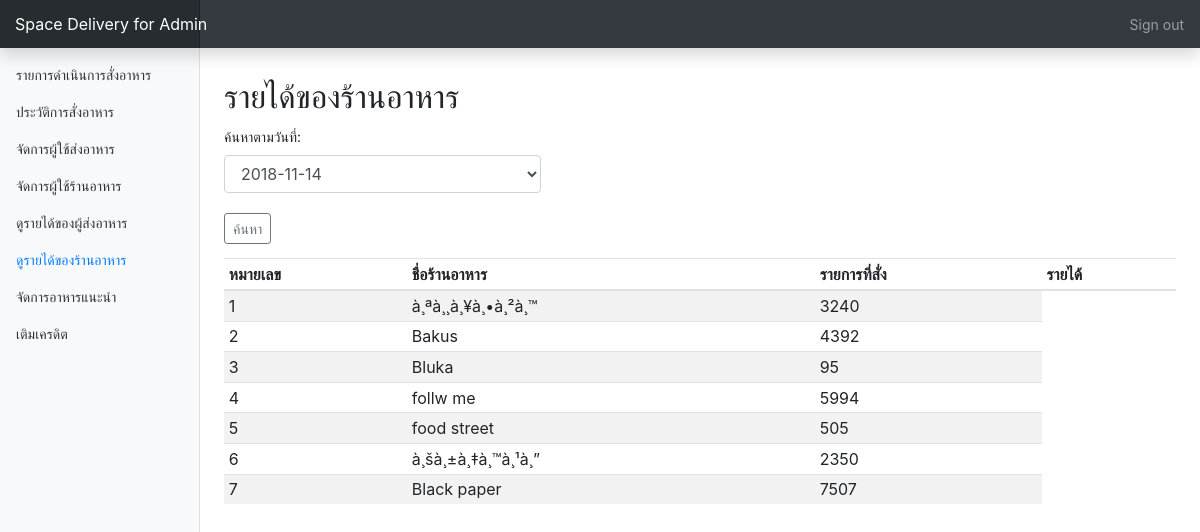
Page /api/AdminTable/homemenu.php?page=restaurantIncome (signed in) on the committed database.
### tables this page shows
CREATE TABLE `resuser` (
  `id` int(10) UNSIGNED NOT NULL,
  `resname` varchar(150) NOT NULL,
  `firstname` varchar(30) NOT NULL,
  `lastname` varchar(30) NOT NULL,
  `address` text NOT NULL,
  `phone` varchar(10) NOT NULL,
  `img` varchar(255) DEFAULT 'pro.jpg',
  `email` varchar(50) NOT NULL,
  `password` varchar(30) NOT NULL,
  `addmap` varchar(50) NOT NULL,
  `status` varchar(10) DEFAULT 'null'
);

### api/AdminTable/page_incomeRes.php (the view, shortened to what this page needs)
  <h2 style="margin-top:30px">รายได้ของร้านอาหาร</h2>
  <form action="homemenu.php?page=restaurantIncome" method="POST" style="margin-top:10px">
  <div class="form-group" style="margin-bottom:20px">
    <label for="pwd">ค้นหาตามวันที่:</label>
    <select name="date" class="form-control col-sm-4">
      <?php
      include "ConnectAdminTable.php";
      $sql = "SELECT order_date FROM tb_order where order_status='success' ORDER BY order_date DESC";
      $result=mysqli_query($conn,$sql);
      $date = 0;
      while($data = mysqli_fetch_assoc($result)) {
        if($date != $data["order_date"]){
        echo " <option value=".$data["order_date"].">".$data["order_date"]."</option>";
        $date =  $data["order_date"];
        }
      }
       ?>
    </select>
  </div>
  <button type="submit" class="btn btn-sm btn-outline-secondary">ค้นหา</button>
</form>
  <div class="table-responsive">
    <table class="table table-striped table-sm">
      <thead>
        <tr>
          <th>หมายเลข</th>
          <th>ชื่อร้านอาหาร</th>
          <th>รายการที่สั่ง</th>
          <th>รายได้</th>
        </tr>
      </thead>
      <tbody>
        <?php
        $sum = 0;
        $cart = 0;
        if(isset($_POST["date"])){
          $date = $_POST["date"];
          $cart_id = 0 ;
          $sql = "SELECT id, resname
          FROM resuser where status='allow' ";
          $result=mysqli_query($conn,$sql);
          while($data = mysqli_fetch_assoc($result)) {
            $sql1 = "SELECT id
            FROM food where Res_id=".$data["id"]." ";
            $result1=mysqli_query($conn,$sql1);
            while($data1 = mysqli_fetch_assoc($result1)){
              $sql2 = "SELECT cart_id
              FROM tb_cart where food_id=".$data1["id"]." ";
              $result2=mysqli_query($conn,$sql2);
              while($data2 = mysqli_fetch_assoc($result2)){
                if( $cart_id != $data2["cart_id"] ){
                  $cart_id = $data2["cart_id"];
                $sql3 = "SELECT order_cost
                FROM tb_order where cart_id=".$data2["cart_id"]." AND order_date='".$date."'AND order_status='success' ";
                $result3=mysqli_query($conn,$sql3);
                while($data3 = mysqli_fetch_assoc($result3)){
                  $cart = $cart + 1;
                  $sum = $sum + $data3["order_cost"];
                }
              }
              }
            }
                 echo "<tr>".
                "<td>".$data["id"]."</td>".
                "<td>".$data["resname"]."</td>".
                "<td>".$cart."</td>".
                "<td>".$sum."</td>".
                "</tr>";
                $sum = 0;
                $cart = 0;
        }
        }else {
          $cart_id = 0 ;
          $sql = "SELECT id, resname
          FROM resuser where status='allow' ";
          $result=mysqli_query($conn,$sql);
          while($data = mysqli_fetch_assoc($result)) {
            $sql1 = "SELECT id
            FROM food where Res_id=".$data["id"]." ";
            $result1=mysqli_query($conn,$sql1);
            while($data1 = mysqli_fetch_assoc($result1)){
              $sql2 = "SELECT cart_id
              FROM tb_cart where food_id=".$data1["id"]." ";
              $result2=mysqli_query($conn,$sql2);
              while($data2 = mysqli_fetch_assoc($result2)){
                if( $cart_id != $data2["cart_id"] ){
                  $cart_id = $data2["cart_id"];
                $sql3 = "SELECT order_cost
                FROM tb_order where cart_id=".$data2["cart_id"]." AND order_status='success' ";
                $result3=mysqli_query($conn,$sql3);
                while($data3 = mysqli_fetch_assoc($result3)){
                  $sum = $sum + $data3["order_cost"];
                }
              }
              }
            }
                 echo "<tr>".
                "<td>".$data["id"]."</td>".
                "<td>".$data["resname"]."</td>".
                "<td>".$sum."</td>".
                "</tr>";
                $sum = 0;
        }
        }
          ?>
      </tbody>
    </table>
  </div>

### api/AdminTable/dashboard.css (style rules this page uses)
body { font-size: .875rem; }

### rows in the picture
resuser: id "1", resname "à¸ªà¸¸à¸¥à¸•à¸²à¸™", sum "3240"
resuser: id "2", resname "Bakus", sum "4392"
resuser: id "3", resname "Bluka", sum "95"
resuser: id "4", resname "follw me", sum "5994"
resuser: id "5", resname "food street", sum "505"
resuser: id "6", resname "à¸šà¸±à¸‡à¸™à¸¹à¸”", sum "2350"
resuser: id "7", resname "Black paper", sum "7507"

### other values in the picture
form field date "2018-11-14"
